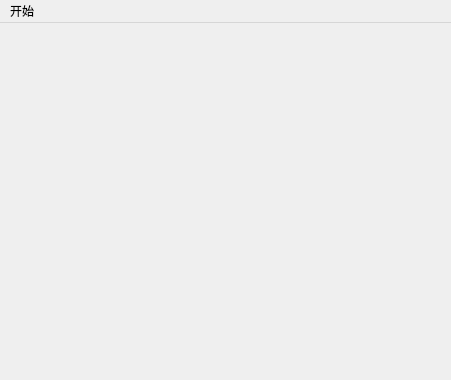
<?xml version="1.0" encoding="UTF-8"?>
<ui version="4.0">
 <class>MainScene</class>
 <widget class="QMainWindow" name="MainScene">
  <property name="geometry">
   <rect>
    <x>0</x>
    <y>0</y>
    <width>451</width>
    <height>380</height>
   </rect>
  </property>
  <property name="windowTitle">
   <string>MainScene</string>
  </property>
  <widget class="QWidget" name="centralwidget"/>
  <widget class="QMenuBar" name="menubar">
   <property name="geometry">
    <rect>
     <x>0</x>
     <y>0</y>
     <width>451</width>
     <height>21</height>
    </rect>
   </property>
   <widget class="QMenu" name="menuStart">
    <property name="title">
     <string>开始</string>
    </property>
    <addaction name="subMenuQuit"/>
   </widget>
   <addaction name="menuStart"/>
  </widget>
  <action name="subMenuQuit">
   <property name="text">
    <string>退出</string>
   </property>
  </action>
 </widget>
 <resources/>
 <connections/>
</ui>
